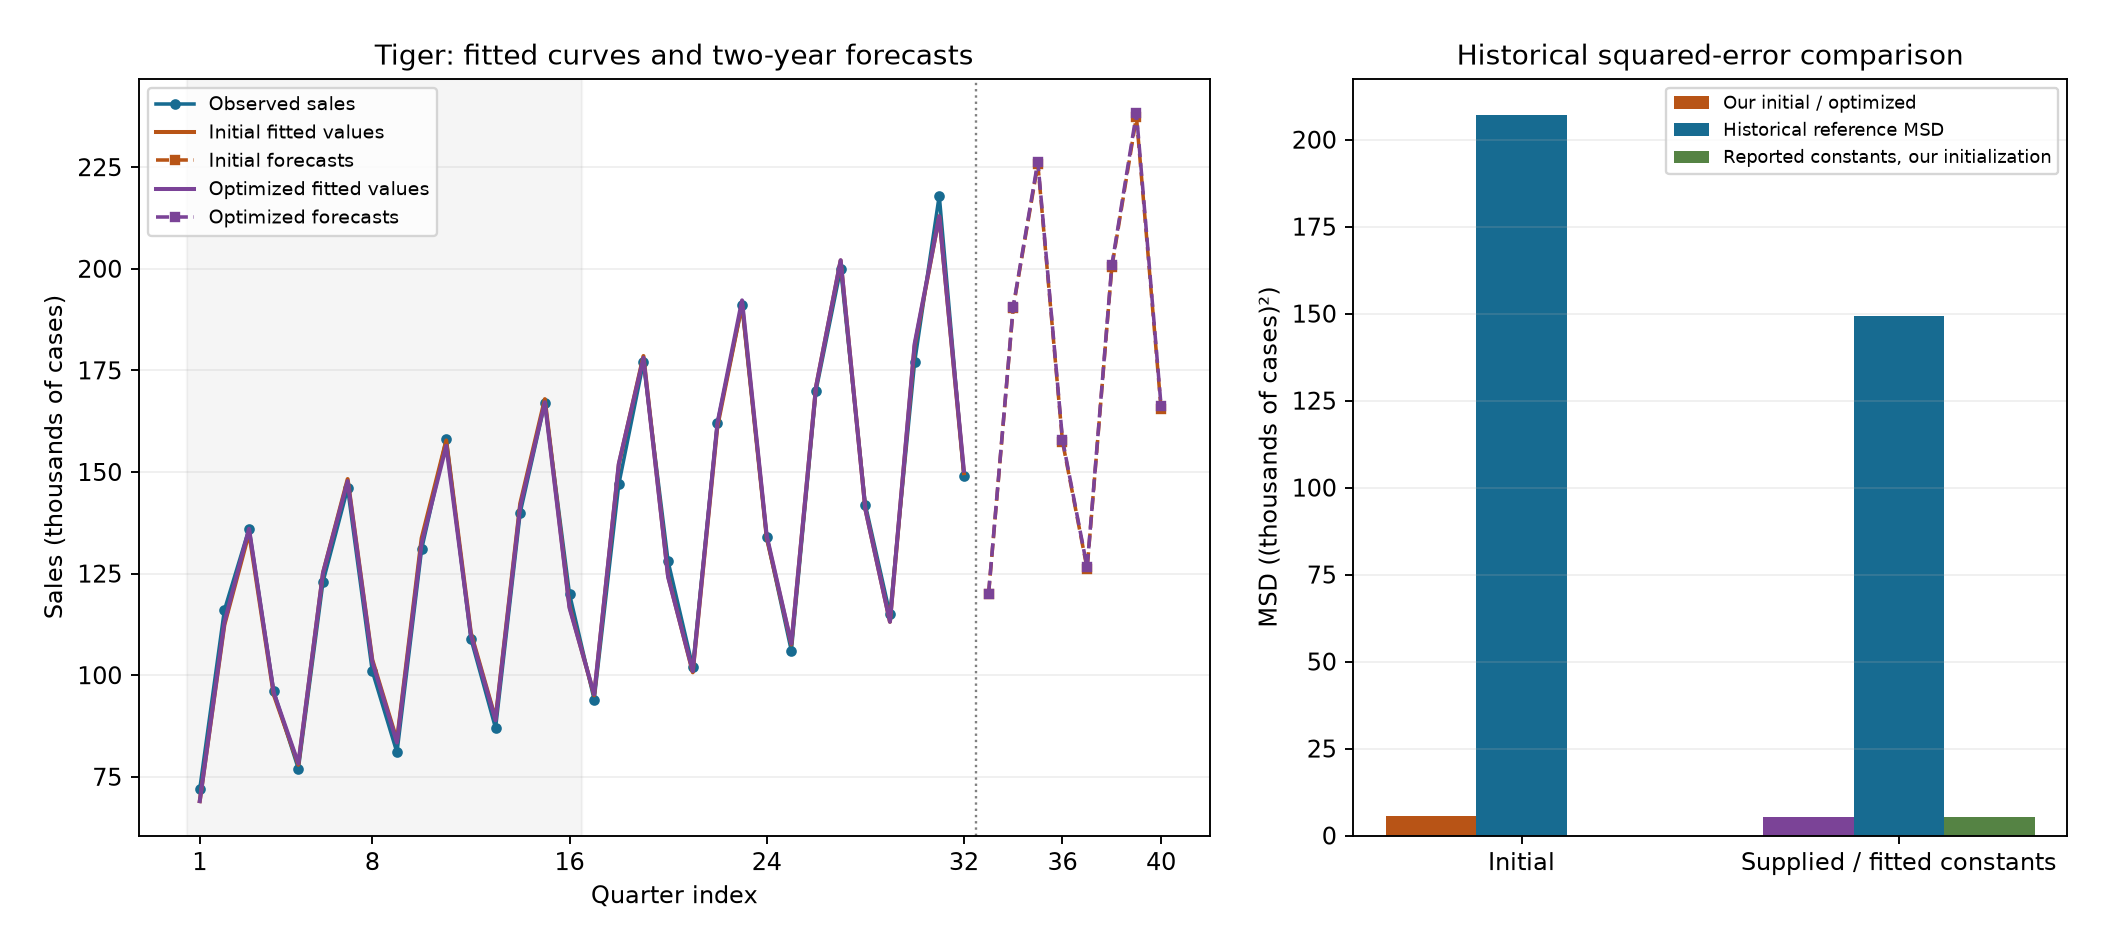

Recreate this plot in Python.
"""Multiplicative HW fit with fixed turn-18 initialization. No randomness."""
from pathlib import Path
import csv
import numpy as np
from scipy.optimize import minimize
import matplotlib
matplotlib.use('Agg')
import matplotlib.pyplot as plt
root=Path(__file__).resolve().parent
with (root/'tiger.csv').open() as f:y=np.array([float(r['y']) for r in csv.DictReader(f)])
t=np.arange(1,17);v=y[:16]
b0=np.sum((t-t.mean())*(v-v.mean()))/np.sum((t-t.mean())**2);l0=v.mean()-b0*t.mean()
raw=((v/(l0+b0*t)).reshape(4,4)).mean(axis=0);s0=raw/raw.mean()
def run(params):
    a,g,d=params;l,b=l0,b0;s=list(s0);rows=[]
    for i,actual in enumerate(y):
        q=i%4;p=(l+b)*s[q];error=actual-p
        new_l=a*(actual/s[q])+(1-a)*(l+b)
        new_b=g*(new_l-l)+(1-g)*b
        s[q]=d*actual/new_l+(1-d)*s[q]
        l,b=new_l,new_b
        rows.append([i+1,actual,p,error,l,b,s[q]])
    forecasts=[(l+h*b)*s[(len(y)+h-1)%4] for h in range(1,9)]
    return np.array(rows),forecasts
def loss(params):
    rs,_=run(params)
    return float(np.sum(rs[:,3]**2))
fits=[minimize(loss,[a,g,d],method='L-BFGS-B',bounds=[(0,1)]*3,
               options={'ftol':1e-14,'gtol':1e-7,'maxiter':2000})
      for a in [.05,.3,.7,.95] for g in [0,.1,.5,1] for d in [0,.1,.5,1]]
best=min(fits,key=lambda r:r.fun).x
variants=[('Initial',[.2,.1,.1]),('Optimized',best),('Historical supplied constants',[.336,.046,.134])]
summaries=[];allrows=[];fc=[];stored={}
for name,params in variants:
    rows,f=run(params);e=rows[:,3]
    if name=='Initial':
        with (root/'tiger_updates_turn18.csv').open() as ff:prev=list(csv.DictReader(ff))
        assert np.allclose(rows[:,2],[float(r['prediction']) for r in prev])
    summary=[name,*params,np.sum(e**2),np.mean(abs(e)),np.mean(e**2),100*np.mean(abs(e)/y),rows[-1,4],rows[-1,5]]
    summaries.append(summary);stored[name]=(rows,f)
    allrows.extend([[name,*r] for r in rows]);fc.extend([[name,32+h,h,p] for h,p in enumerate(f,1)])
    print('SUMMARY',summary);print('FORECAST',name,f)
for filename,header,rs in [
 ('tiger_fit_summary_turn19.csv',['method','alpha','gamma','delta','SSE','MAD','MSD','MAPE_percent','L32','B32'],summaries),
 ('tiger_fitted_values_turn19.csv',['method','quarter','actual','fitted','error','level','trend','seasonal'],allrows),
 ('tiger_forecasts_turn19.csv',['method','target_quarter','horizon','forecast'],fc)]:
    with (root/filename).open('w',newline='') as f:
        w=csv.writer(f);w.writerow(header);w.writerows(rs)
with (root/'software_reference.csv').open() as f:
    refs=[r for r in csv.DictReader(f) if r['example']=='tiger']
print('Historical references',refs)
# Sensitivity check motivated by the earlier bike comparison. Keep the
# first-16 seasonal multipliers, changing only L0 and B0 to first-year OLS.
saved_l,saved_b=l0,b0
tx=np.arange(1,5)
b0=np.sum((tx-tx.mean())*(y[:4]-y[:4].mean()))/np.sum((tx-tx.mean())**2)
l0=y[:4].mean()-b0*tx.mean()
print('First-year sensitivity states:',l0,b0)
sensitivity=[]
for label,params in [('Initial',[.2,.1,.1]),('Historical supplied constants',[.336,.046,.134])]:
    rs,ff=run(params);ee=rs[:,3]
    row=[label,l0,b0,np.mean(abs(ee)),np.mean(ee**2),100*np.mean(abs(ee)/y)]
    sensitivity.append(row);print('SENSITIVITY',row)
with (root/'tiger_init_sensitivity_turn19.csv').open('w',newline='') as f:
    w=csv.writer(f);w.writerow(['method','L0','B0','MAD','MSD','MAPE_percent']);w.writerows(sensitivity)
l0,b0=saved_l,saved_b
fig,axes=plt.subplots(1,2,figsize=(12.5,5.6),gridspec_kw={'width_ratios':[1.5,1]})
axes[0].plot(range(1,33),y,'o-',color='#176b91',markersize=3.5,label='Observed sales')
for name,color in [('Initial','#b85416'),('Optimized','#7b4397')]:
    rows,f=stored[name]
    axes[0].plot(range(1,33),rows[:,2],color=color,lw=1.7,label=name+' fitted values')
    axes[0].plot(range(33,41),f,'s--',color=color,markersize=3.5,label=name+' forecasts')
axes[0].axvspan(.5,16.5,color='gray',alpha=.08)
axes[0].axvline(32.5,color='gray',ls=':',lw=1)
axes[0].set(title='Tiger: fitted curves and two-year forecasts',xlabel='Quarter index',ylabel='Sales (thousands of cases)',xticks=[1,8,16,24,32,36,40])
axes[0].legend(loc='upper left',fontsize=8)
xx=np.arange(2);width=.24
axes[1].bar(xx-width,[summaries[0][6],summaries[1][6]],width,color=['#b85416','#7b4397'],label='Our initial / optimized')
axes[1].bar(xx,[float(r['MSD']) for r in refs],width,color='#176b91',label='Historical reference MSD')
axes[1].bar([1+width],[summaries[2][6]],width,color='#558344',label='Reported constants, our initialization')
axes[1].set(title='Historical squared-error comparison',ylabel='MSD ((thousands of cases)²)',xticks=xx,xticklabels=['Initial','Supplied / fitted constants'])
axes[1].legend(loc='upper right',fontsize=7.5)
for ax in axes:ax.grid(axis='y',alpha=.2)
fig.tight_layout(pad=1.8,w_pad=2)
fig.savefig(root/'tiger_fit_turn19.png',dpi=170)
plt.close(fig)
